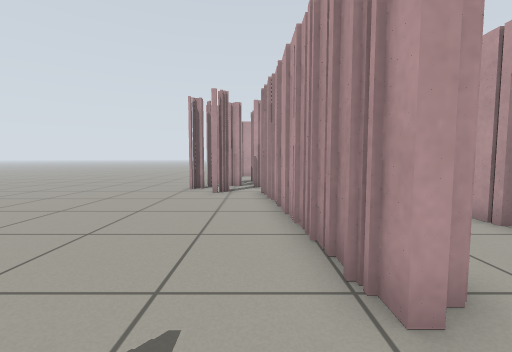
[1] (above)

13 first-person views from a walk through a Gazebo world. The camera is 0.68 m above the floor, tilts 4° down and sees 90° across. The floor is counted in squares, 0.5 m on a side. Each view is taken from the middle of a square. On the plan, view 1 faces up. The plan holds only what a view shows up to about 13 squares ahead; the rest is blank.

[2]
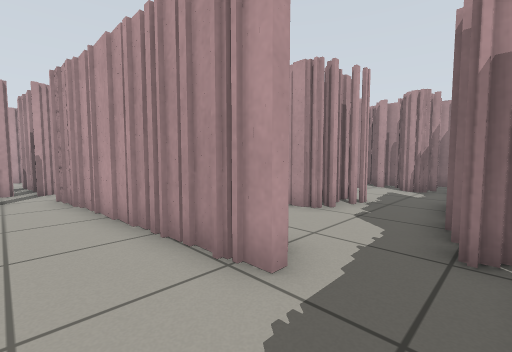

[3]
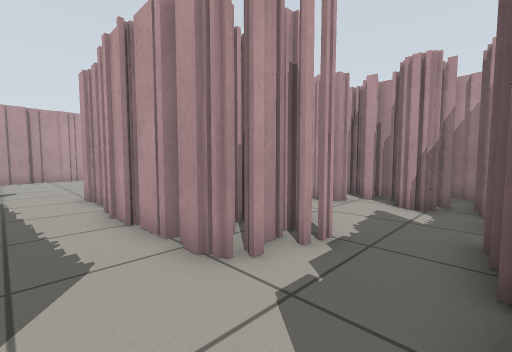

[4]
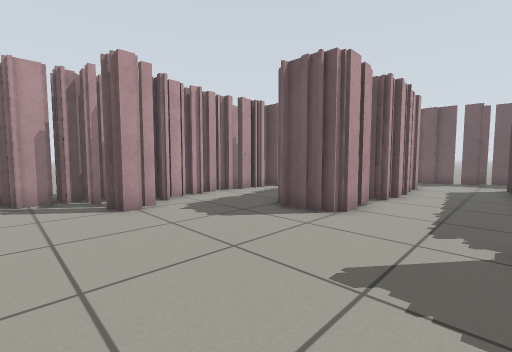

[5]
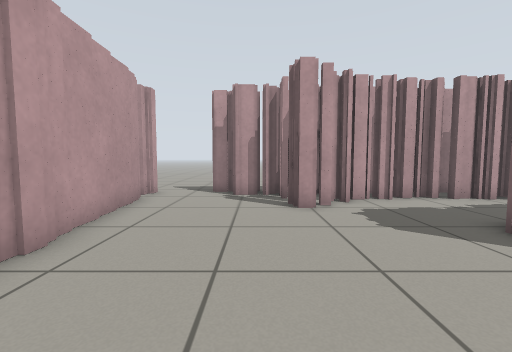

[6]
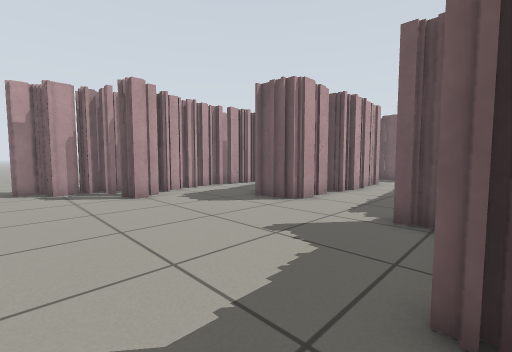

[7]
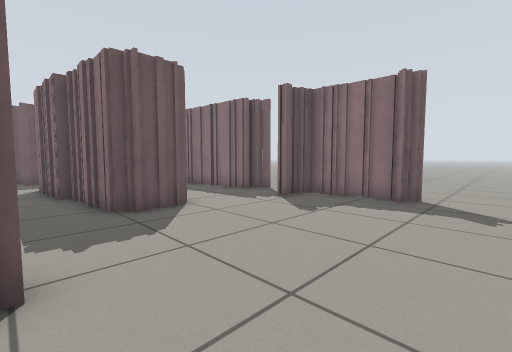

[8]
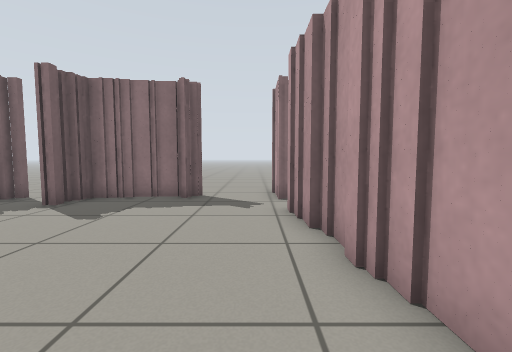

[9]
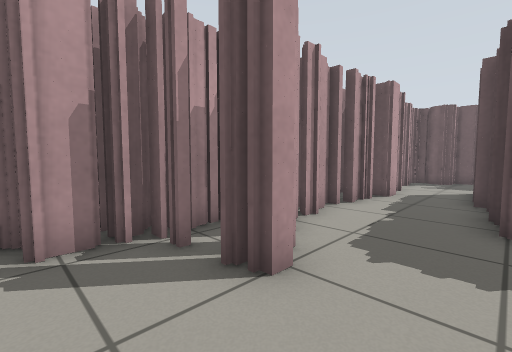

[10]
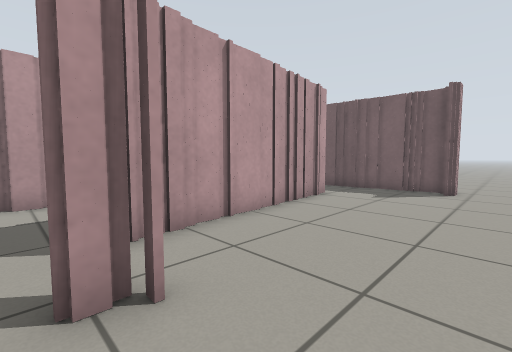

[11]
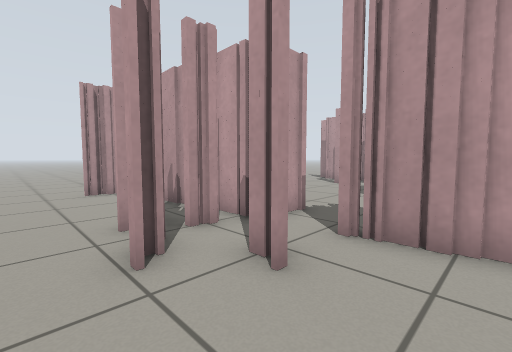

[12]
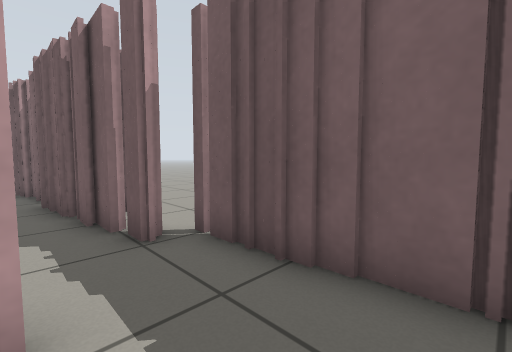

[13]
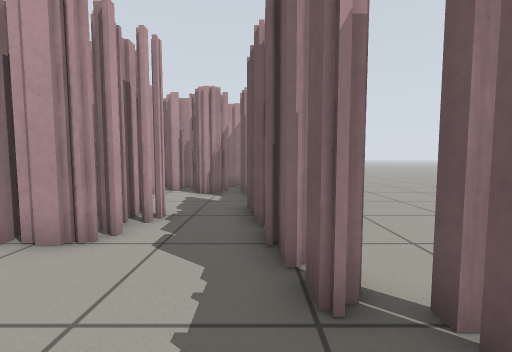

### Floor plan
Key: @ floor where view 1 was taken; # wall or solid block; x gap in a wall; . floor.
Columns run from 4 left of view 1 to 15 right of it. Each row starts with its distance up from view 1.
 25 ..
 24 ...
 23 ...
 22 ...
 21 ...
 20 ...       #####x#...
 19 ...##..####.........
 18 ....................
 17 ................#
 16 ....#..........##
 15 ....#........#.##
 14 ....#.........###
 13 ..###.........###
 12 .##.##........###
 11 .........###...##
 10 ...xx#...###...##
  9 .....#...###...##
  8 .....#...###...##
  7 .....#...###...##
  6 .....#...# ##..##
  5 .....#...####..###
  4 .....# ..###....##
  3 .....##...##...###
  2 .....#..........###
  1 .........########
  0 ....@..#######
 -1 ..######....
 -2 ..       .....
 -3 ..        ....

Positions as (right, up) in squares from view 1, and headings:
1: (0, 0), facing up
2: (-1, 0), facing up-right
3: (3, 1), facing up-right
4: (2, 17), facing down-right
5: (2, 16), facing right
6: (0, 18), facing down-right
7: (9, 18), facing down-left
8: (9, 18), facing left
9: (7, 17), facing down-right
10: (-4, 11), facing down-right
11: (-4, 8), facing up-right
12: (-1, 2), facing down-right
13: (1, 1), facing right
